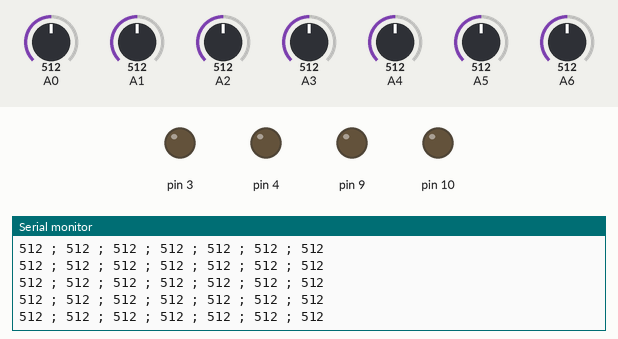
A sketch run on a simulated Arduino Uno, built with avr-gcc and run on an emulated ATmega328P. On the bench: output pins drawn as LEDs (lit = HIGH), the last lines printed to the serial monitor. Inputs (shaded band) come from the test bench; at power-on: A0 = 512, A1 = 512, A2 = 512, A3 = 512, A4 = 512, A5 = 512, A6 = 512.

Above: at 1.2 s.
1.3 s: A0 set to 110
At 2.1 s:
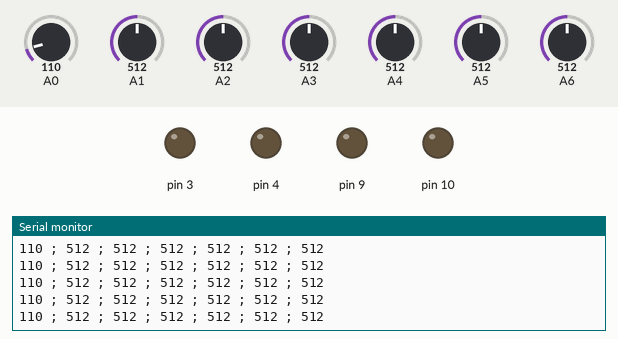
4.3 s: A0 set to 95
At 5.2 s:
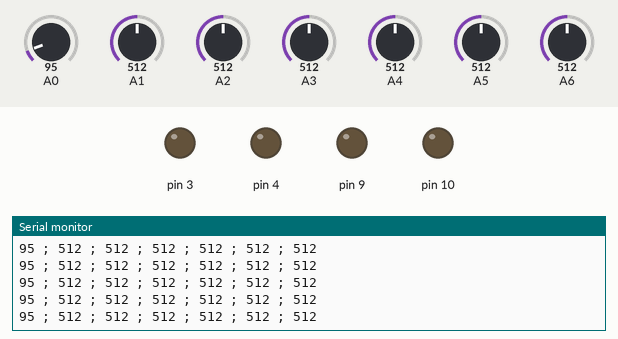
7.3 s: A1 set to 106
At 8.4 s:
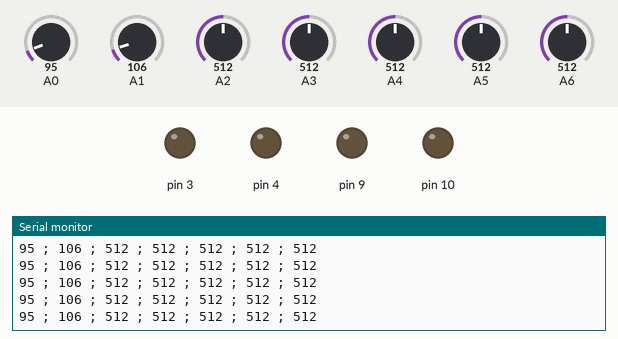
10.3 s: A1 set to 88
At 11.3 s:
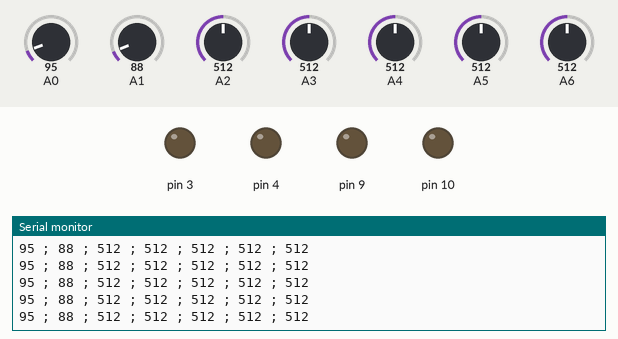
11.8 s: A2 set to 110
At 12.8 s:
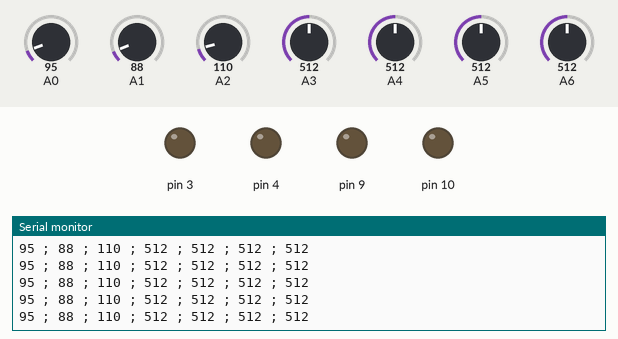
13.3 s: A2 set to 93
At 14.0 s:
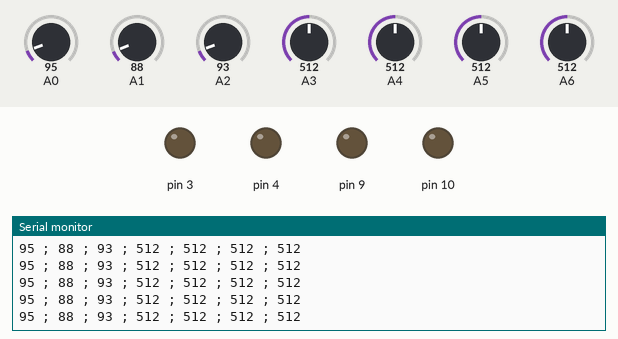
Timing chart, 0 to 16.3 s (numbered marks = the images above; inputs shaded):
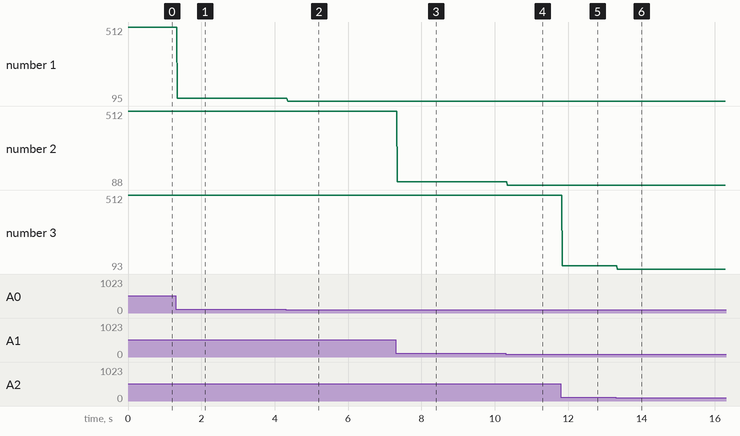

Measured:
- after the input at 1.3 s, the serial monitor: prints a new line at once (image 1)
- after the input at 4.3 s, the serial monitor: prints a new line after 0.05 s (image 2)
- after the input at 7.3 s, the serial monitor: prints a new line after 0.05 s (image 3)
- after the input at 10.3 s, the serial monitor: prints a new line at once (image 4)
- after the input at 11.8 s, the serial monitor: prints a new line at once (image 5)
- after the input at 13.3 s, the serial monitor: prints a new line at once (image 6)
- plotted number 1: 512 → 110 after the input at 1.3 s, 110 → 95 after the input at 4.3 s
- plotted number 2: 512 → 106 after the input at 7.3 s, 106 → 88 after the input at 10.3 s

The sketch:

sketch_aug16b.ino
```cpp
void setup() {
  Serial.begin(19200);
  //D3-D10 from IR Sensor
  // pinMode(0, INPUT);
  // pinMode(1, INPUT);
  // pinMode(2, INPUT);
  // pinMode(3, INPUT);
  // pinMode(4, INPUT);
  pinMode(3, OUTPUT);
  pinMode(4, OUTPUT);
  pinMode(9, OUTPUT);
  pinMode(10, OUTPUT);
  // pinMode(7,INPUT);
}

void loop() {

  Serial.print(analogRead(0));
  Serial.print(" ; ");
  Serial.print(analogRead(1));
  Serial.print(" ; ");
  Serial.print(analogRead(2));
  Serial.print(" ; ");
  Serial.print(analogRead(3));
  Serial.print(" ; ");
  Serial.print(analogRead(4));
  Serial.print(" ; ");
  Serial.print(analogRead(5));
  Serial.print(" ; ");
  Serial.print(analogRead(6));
  // Serial.print(" ; ");
  //   Serial.print(analogRead(7));
  Serial.println();
  // digitalWrite(4, HIGH);
  // digitalWrite(3, LOW);

  // digitalWrite(10, HIGH);
  // digitalWrite(9, LOW);
  //motor();
}

void motor() {
  Serial.println("Hello");
}
```
